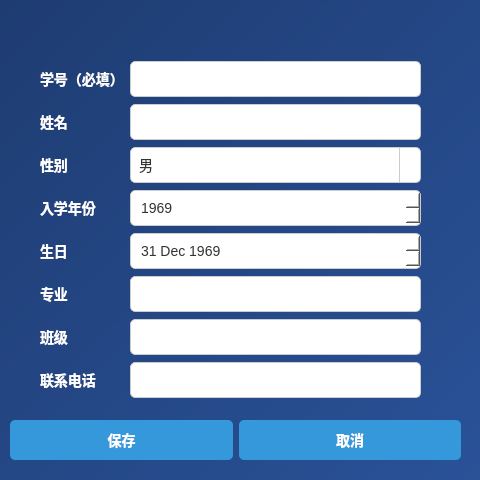
<?xml version="1.0" encoding="UTF-8"?>
<ui version="4.0">
 <class>Dialog_AddStu</class>
 <widget class="QDialog" name="Dialog_AddStu">
  <property name="geometry">
   <rect>
    <x>0</x>
    <y>0</y>
    <width>480</width>
    <height>480</height>
   </rect>
  </property>
  <property name="windowTitle">
   <string>增加学生</string>
  </property>
  <property name="styleSheet">
   <string notr="true">
      QDialog {
        background: qlineargradient(x1:0, y1:0, x2:1, y2:1, stop:0 #1e3c72, stop:1 #2a5298);
        color: white;
      }

      QLabel {
        font-size: 14px;
        font-weight: bold;
        color: white;
      }

      QLineEdit, QComboBox, QDateEdit {
        background-color: #ffffff;
        color: #333;
        border: 1px solid #ccc;
        border-radius: 5px;
        padding: 8px;
        font-size: 14px;
      }

      QLineEdit:focus, QComboBox:focus, QDateEdit:focus {
        border-color: #3498db;
      }

      QPushButton {
        background-color: #3498db;
        color: white;
        font-size: 14px;
        font-weight: bold;
        border-radius: 5px;
        padding: 10px 20px;
        border: none;
      }

      QPushButton:hover {
        background-color: #2980b9;
      }

      QPushButton:pressed {
        background-color: #2472a4;
      }

      QComboBox {
        padding-left: 8px;
        font-size: 14px;
        border: 1px solid #ccc;
        border-radius: 5px;
      }

      QComboBox::drop-down {
        subcontrol-origin: padding;
        subcontrol-position: right center;
        width: 20px;
        border-left: 1px solid #ccc;
      }

      QComboBox::down-arrow {
        image: url(:/icons/down_arrow.png);
        width: 12px;
        height: 12px;
      }

      QComboBox:hover {
        border-color: #3498db;
      }

      QCheckBox {
        font-size: 14px;
        color: white;
      }

      QDateEdit {
        background-color: #ffffff;
        border: 1px solid #ccc;
        border-radius: 5px;
        padding: 8px;
        font-size: 14px;
      }
    </string>
  </property>
  <widget class="QWidget" name="layoutWidget">
   <property name="geometry">
    <rect>
     <x>10</x>
     <y>420</y>
     <width>451</width>
     <height>40</height>
    </rect>
   </property>
   <layout class="QHBoxLayout" name="horizontalLayout">
    <item>
     <widget class="QPushButton" name="pushButton_save">
      <property name="text">
       <string>保存</string>
      </property>
     </widget>
    </item>
    <item>
     <widget class="QPushButton" name="pushButton_cancel">
      <property name="text">
       <string>取消</string>
      </property>
     </widget>
    </item>
   </layout>
  </widget>
  <widget class="QWidget" name="layoutWidget">
   <property name="geometry">
    <rect>
     <x>40</x>
     <y>60</y>
     <width>381</width>
     <height>342</height>
    </rect>
   </property>
   <layout class="QGridLayout" name="gridLayout">
    <item row="5" column="0">
     <widget class="QLabel" name="label_Major">
      <property name="text">
       <string>专业</string>
      </property>
     </widget>
    </item>
    <item row="5" column="2">
     <widget class="QLineEdit" name="lineEdit_Major"/>
    </item>
    <item row="1" column="2">
     <widget class="QLineEdit" name="lineEdit_SName"/>
    </item>
    <item row="0" column="2">
     <widget class="QLineEdit" name="lineEdit_SNo"/>
    </item>
    <item row="1" column="0">
     <widget class="QLabel" name="label_SName">
      <property name="text">
       <string>姓名</string>
      </property>
     </widget>
    </item>
    <item row="2" column="0">
     <widget class="QLabel" name="label_Sex">
      <property name="text">
       <string>性别</string>
      </property>
     </widget>
    </item>
    <item row="3" column="0">
     <widget class="QLabel" name="label_InDate">
      <property name="text">
       <string>入学年份</string>
      </property>
     </widget>
    </item>
    <item row="6" column="2">
     <widget class="QLineEdit" name="lineEdit_Class"/>
    </item>
    <item row="4" column="2">
     <widget class="QDateEdit" name="dateEdit_Birth">
      <property name="minimumSize">
       <size>
        <width>0</width>
        <height>35</height>
       </size>
      </property>
      <property name="dateTime">
       <datetime>
        <hour>0</hour>
        <minute>0</minute>
        <second>0</second>
        <year>1969</year>
        <month>12</month>
        <day>31</day>
       </datetime>
      </property>
     </widget>
    </item>
    <item row="7" column="2">
     <widget class="QLineEdit" name="lineEdit_Tele"/>
    </item>
    <item row="0" column="0">
     <widget class="QLabel" name="lable_SNo">
      <property name="text">
       <string>学号（必填）</string>
      </property>
     </widget>
    </item>
    <item row="7" column="0">
     <widget class="QLabel" name="label_Tele">
      <property name="text">
       <string>联系电话</string>
      </property>
     </widget>
    </item>
    <item row="3" column="2">
     <widget class="QDateEdit" name="dateEdit_InDate">
      <property name="minimumSize">
       <size>
        <width>0</width>
        <height>35</height>
       </size>
      </property>
      <property name="dateTime">
       <datetime>
        <hour>0</hour>
        <minute>0</minute>
        <second>0</second>
        <year>1969</year>
        <month>12</month>
        <day>29</day>
       </datetime>
      </property>
      <property name="maximumDate">
       <date>
        <year>9998</year>
        <month>12</month>
        <day>31</day>
       </date>
      </property>
      <property name="currentSection">
       <enum>QDateTimeEdit::Section::YearSection</enum>
      </property>
      <property name="displayFormat">
       <string>yyyy</string>
      </property>
      <property name="currentSectionIndex">
       <number>0</number>
      </property>
     </widget>
    </item>
    <item row="4" column="0">
     <widget class="QLabel" name="label_Birth">
      <property name="text">
       <string>生日</string>
      </property>
     </widget>
    </item>
    <item row="6" column="0">
     <widget class="QLabel" name="label_Class">
      <property name="text">
       <string>班级</string>
      </property>
     </widget>
    </item>
    <item row="2" column="2">
     <widget class="QComboBox" name="comboBox_Sex">
      <item>
       <property name="text">
        <string>男</string>
       </property>
      </item>
      <item>
       <property name="text">
        <string>女</string>
       </property>
      </item>
      <item>
       <property name="text">
        <string>未知</string>
       </property>
      </item>
     </widget>
    </item>
   </layout>
  </widget>
 </widget>
 <tabstops>
  <tabstop>lineEdit_SNo</tabstop>
  <tabstop>lineEdit_SName</tabstop>
  <tabstop>comboBox_Sex</tabstop>
  <tabstop>dateEdit_InDate</tabstop>
  <tabstop>dateEdit_Birth</tabstop>
  <tabstop>lineEdit_Major</tabstop>
  <tabstop>lineEdit_Class</tabstop>
  <tabstop>lineEdit_Tele</tabstop>
  <tabstop>pushButton_save</tabstop>
  <tabstop>pushButton_cancel</tabstop>
 </tabstops>
 <resources/>
 <connections/>
</ui>
